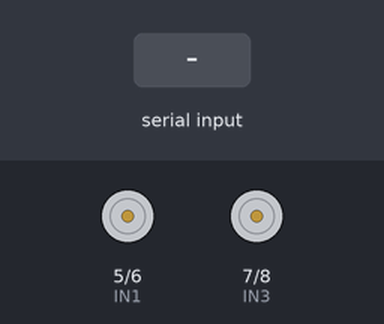
Bench run of a sketch on a simulated Arduino Uno, built with avr-gcc and run on an emulated ATmega328P. Shown: motor-driver pin pairs drawn as motors (green arrow = first pin HIGH = forward, orange = second pin HIGH = backward, longer = more drive, scaled by the enable pin). Inputs (shaded band) come from the test bench.

Above: at 1.2 s.
1.3 s: "1" received over the second serial link
At 2.3 s:
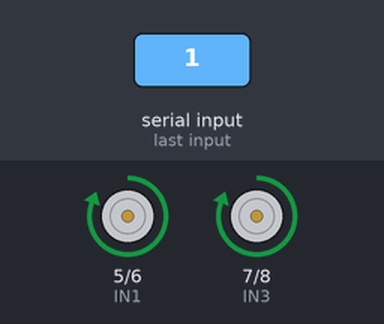
2.8 s: "2" received over the second serial link
At 3.4 s:
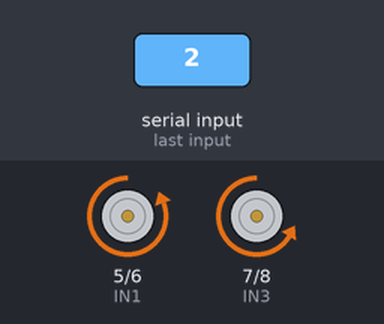
4.3 s: "3" received over the second serial link
At 4.6 s:
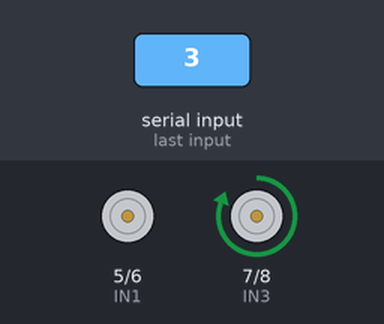
5.8 s: "4" received over the second serial link
At 6.9 s:
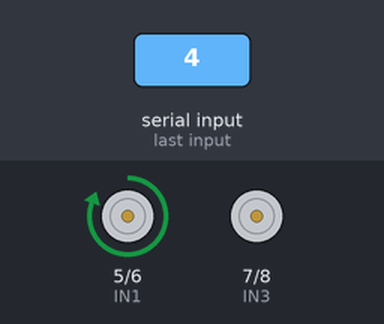
7.3 s: "1" received over the second serial link
At 8.1 s:
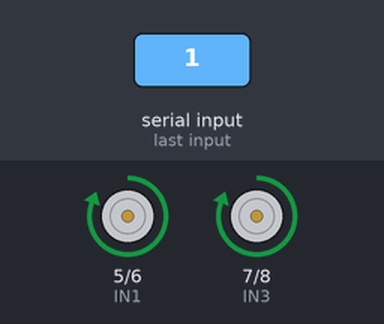
Timing chart, 0 to 9.8 s (numbered marks = the images above; inputs shaded):
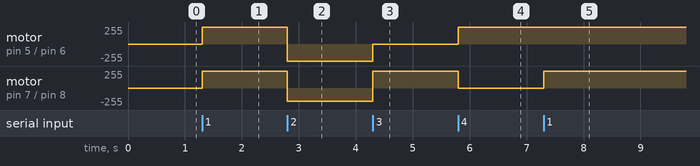

Measured:
- after the input at 1.3 s, motor on pin 5 (IN1) / pin 6 (IN2), motor on pin 7 (IN3) / pin 8 (IN4): stopped → forward 255/255 at once
- after the input at 2.8 s, motor on pin 5 (IN1) / pin 6 (IN2): forward 255/255 → backward 255/255 at once; motor on pin 7 (IN3) / pin 8 (IN4): forward 255/255 → backward 200/255 at once
- after the input at 4.3 s, motor on pin 5 (IN1) / pin 6 (IN2): backward 255/255 → stopped at once; motor on pin 7 (IN3) / pin 8 (IN4): backward 200/255 → forward 255/255 at once
- after the input at 5.8 s, motor on pin 5 (IN1) / pin 6 (IN2): stopped → forward 255/255 at once; motor on pin 7 (IN3) / pin 8 (IN4): forward 255/255 → stopped at once
- after the input at 7.3 s, motor on pin 7 (IN3) / pin 8 (IN4): stopped → forward 255/255 at once

The sketch:

L298N.ino
```cpp
#include <SoftwareSerial.h>
SoftwareSerial mybulul(2,3);//(2-TX),(3-RX)
char docgiatri;
#define ENA 4
#define ENB 9
#define IN1 5
#define IN2 6
#define IN3 7
#define IN4 8


void setup()
{
// Serial.begin(9600);
mybulul.begin(9600);// connect blu baudrate 9600
pinMode(IN1, OUTPUT);
pinMode(IN2, OUTPUT);
pinMode(IN3, OUTPUT);
pinMode(IN4, OUTPUT);
pinMode(ENA, OUTPUT);
pinMode(ENB, OUTPUT);
}
void loop()
{
   if(mybulul.available() >0 )//neu lon hon 0 la ket noi vs blt done
   {
    docgiatri = mybulul.read();
    Serial.print("gia tri:");
    Serial.print(docgiatri);
   }
   if(docgiatri == '0')
   {
    digitalWrite(IN1, LOW);
    digitalWrite(IN2, LOW);
    digitalWrite(IN3, LOW);
    digitalWrite(IN4, LOW);
    analogWrite(ENA, 0);
    analogWrite(ENB, 0);
    Serial.print("STOP\n");

   }
   if(docgiatri == '1')
   {
    digitalWrite(IN1, HIGH);
    digitalWrite(IN2, LOW);
    digitalWrite(IN3, HIGH);
    digitalWrite(IN4, LOW);
    analogWrite(ENA, 255);
    analogWrite(ENB, 255);
    Serial.print("TIEN\n");
   }
   if(docgiatri == '2')
   {
    digitalWrite(IN1, LOW);
    digitalWrite(IN2, HIGH);
    digitalWrite(IN3, LOW);
    digitalWrite(IN4, HIGH);
    analogWrite(ENA, 200);
    analogWrite(ENB, 200);
    Serial.print("LUI\n");
   }
if(docgiatri == '3')
   {
    digitalWrite(IN1, LOW);
    digitalWrite(IN2, LOW);
    digitalWrite(IN3, HIGH);
    digitalWrite(IN4, LOW);
    analogWrite(ENA, 0);
    analogWrite(ENB, 255);
    Serial.print("QUEO TRAI\n");
   }
   if(docgiatri == '4')
   {
    digitalWrite(IN1, HIGH);
    digitalWrite(IN2, LOW);
    digitalWrite(IN3, LOW);
    digitalWrite(IN4, LOW);
    analogWrite(ENA, 255);
    analogWrite(ENB, 0);
    Serial.print("QUEO PHAI\n");
   }
   }
```
